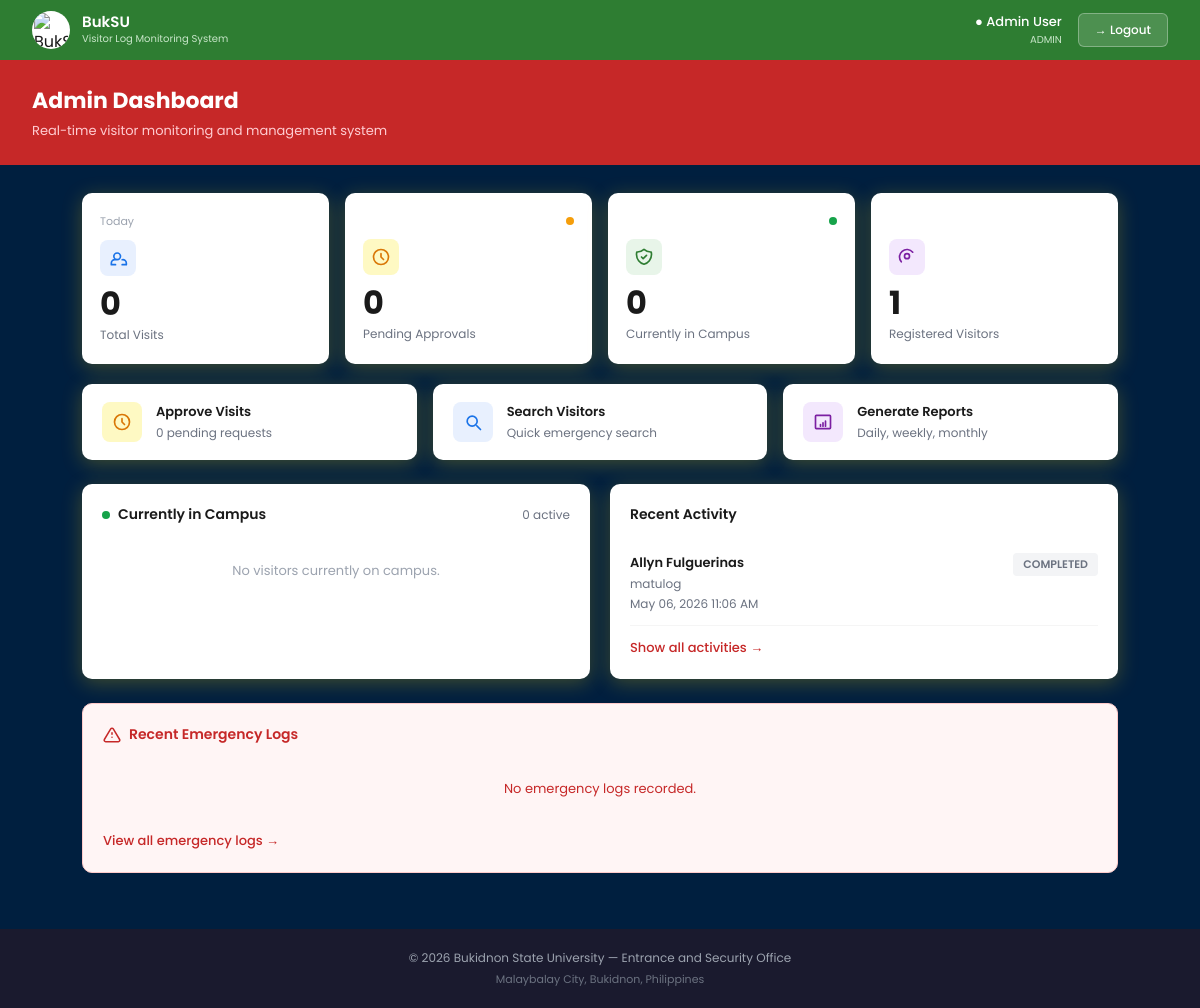
/admin_dashboard.php (signed in), run on the app's committed database.
### tables this page shows
CREATE TABLE `visits_log` (
  `id` int(11) NOT NULL,
  `visitor_id` int(11) DEFAULT NULL,
  `approved_by` int(11) DEFAULT NULL,
  `purpose` text DEFAULT NULL,
  `destination` varchar(100) DEFAULT NULL,
  `person_to_visit` varchar(150) DEFAULT NULL,
  `appointment_date` date DEFAULT NULL,
  `status` enum('pending','approved','rejected','completed') DEFAULT 'pending',
  `created_at` timestamp NOT NULL DEFAULT current_timestamp()
);

CREATE TABLE `visitors` (
  `id` int(11) NOT NULL,
  `full_name` varchar(100) DEFAULT NULL,
  `address` text DEFAULT NULL,
  `contact_number` varchar(20) DEFAULT NULL,
  `email` varchar(100) DEFAULT NULL,
  `created_at` timestamp NOT NULL DEFAULT current_timestamp()
);

### admin_dashboard.php (the view, shortened to what this page needs)
<?php
$host = "localhost";
$db   = "buksuvisitorslogdb";
$user = "root";
$pass = "";
$conn = new mysqli($host, $user, $pass, $db);
$res = $conn->query("
    SELECT COUNT(*) AS total
    FROM visits_log
    WHERE DATE(created_at) = CURDATE()
    and status = 'approved'
");
$total_visits = $res->fetch_assoc()['total'];
$res = $conn->query("
    SELECT COUNT(*) AS total
    FROM visits_log
    WHERE status = 'pending'
");
$pending_approvals = $res->fetch_assoc()['total'];
$res = $conn->query("
    SELECT COUNT(*) AS total
    FROM visits_log
    WHERE status = 'approved'
");
$currently_inside = $res->fetch_assoc()['total'];
$res = $conn->query("
    SELECT COUNT(*) AS total
    FROM visitors
");
$registered = $res->fetch_assoc()['total'];
$campus_result = $conn->query("
    SELECT
        vl.id,
        v.full_name,
        vl.purpose,
        vl.destination,
        vl.created_at
    FROM visits_log vl
    JOIN visitors v ON v.id = vl.visitor_id
    WHERE vl.status = 'approved'
    ORDER BY vl.created_at DESC
    LIMIT 5
");
$activity_result = $conn->query("
    SELECT
        v.full_name,
        vl.purpose,
        vl.status,
        vl.created_at
    FROM visits_log vl
    JOIN visitors v ON v.id = vl.visitor_id
    ORDER BY vl.created_at DESC
    LIMIT 5
");
$emergency_result = $conn->query("
    SELECT
        el.description,
        el.action_taken,
        el.created_at
    FROM emergency_logs el
    ORDER BY el.created_at DESC
    LIMIT 3
");
?>
<!DOCTYPE html>
<html lang="en">
<head>
</head>
<body>
  <nav class="navbar">
    <div class="navbar-left">
      <div class="navbar-logo">
      <img src="Assets/Shield.png" alt="BukSU Logo" />
      </div>
      <div class="navbar-title">
        <h2>BukSU</h2>
        <p>Visitor Log Monitoring System</p>
      </div>
    </div>
    <div class="navbar-right">
      <div class="navbar-admin">
        <p>&#9679; Admin User</p>
        <span>ADMIN</span>
      </div>
      <form action="logout.php" method="POST">
        <button type="submit" class="btn-logout">&#8594; Logout</button>
      </form>
    </div>
  </nav>
  <div class="hero-banner">
    <h1>Admin Dashboard</h1>
    <p>Real-time visitor monitoring and management system</p>
  </div>
  <div class="main">
    <div class="stats">
      <div class="stat-card">
        <div class="stat-label"><span>Today</span></div>
        <div class="stat-icon icon-blue">
          <svg xmlns="http://www.w3.org/2000/svg" fill="none" viewBox="0 0 24 24" stroke="currentColor" stroke-width="2">
            <path stroke-linecap="round" stroke-linejoin="round" d="M17 20h5v-2a4 4 0 00-5-3.87M9 20H4v-2a4 4 0 015-3.87m6-4.13a4 4 0 11-8 0 4 4 0 018 0z"/>
          </svg>
        </div>
        <div class="stat-number"><?php echo $total_visits; ?></div>
        <div class="stat-title">Total Visits</div>
      </div>
      <div class="stat-card">
        <div class="stat-label"><span></span><span class="dot dot-yellow"></span></div>
        <div class="stat-icon icon-yellow">
          <svg xmlns="http://www.w3.org/2000/svg" fill="none" viewBox="0 0 24 24" stroke="currentColor" stroke-width="2">
            <path stroke-linecap="round" stroke-linejoin="round" d="M12 8v4l3 3m6-3a9 9 0 11-18 0 9 9 0 0118 0z"/>
          </svg>
        </div>
        <div class="stat-number"><?php echo $pending_approvals; ?></div>
        <div class="stat-title">Pending Approvals</div>
      </div>
      <div class="stat-card">
        <div class="stat-label"><span></span><span class="dot dot-green"></span></div>
        <div class="stat-icon icon-green">
        </div>
        <div class="stat-number"><?php echo $currently_inside; ?></div>
        <div class="stat-title">Currently in Campus</div>
      </div>
      <div class="stat-card">
        <div class="stat-label"><span></span></div>
        <div class="stat-icon icon-purple">
          <svg xmlns="http://www.w3.org/2000/svg" fill="none" viewBox="0 0 24 24" stroke="currentColor" stroke-width="2">
            <path stroke-linecap="round" stroke-linejoin="round" d="M5.121 17.804A9 9 0 1118.88 6.196M15 11a3 3 0 11-6 0 3 3 0 016 0z"/>
          </svg>
        </div>
        <div class="stat-number"><?php echo $registered; ?></div>
        <div class="stat-title">Registered Visitors</div>
      </div>
    </div>
    <div class="quick-actions">
      <a href="approvals.php" class="action-card">
        <div class="action-icon icon-yellow">
          <svg xmlns="http://www.w3.org/2000/svg" fill="none" viewBox="0 0 24 24" stroke="currentColor" stroke-width="2">
            <path stroke-linecap="round" stroke-linejoin="round" d="M12 8v4l3 3m6-3a9 9 0 11-18 0 9 9 0 0118 0z"/>
          </svg>
        </div>
        <div class="action-text">
          <h3>Approve Visits</h3>
          <p><?php echo $pending_approvals; ?> pending request<?php echo $pending_approvals != 1 ? 's' : ''; ?></p>
        </div>
      </a>
      <a href="emergency_search.php" class="action-card">
        <div class="action-icon icon-blue">
          <svg xmlns="http://www.w3.org/2000/svg" fill="none" viewBox="0 0 24 24" stroke="currentColor" stroke-width="2">
            <path stroke-linecap="round" stroke-linejoin="round" d="M21 21l-4.35-4.35M17 11A6 6 0 115 11a6 6 0 0112 0z"/>
          </svg>
        </div>
        <div class="action-text">
          <h3>Search Visitors</h3>
          <p>Quick emergency search</p>
        </div>
      </a>
      <a href="reports.php" class="action-card">
        <div class="action-icon icon-purple">
          <svg xmlns="http://www.w3.org/2000/svg" fill="none" viewBox="0 0 24 24" stroke="currentColor" stroke-width="2">
            <path stroke-linecap="round" stroke-linejoin="round" d="M9 17v-2m3 2v-4m3 4v-6M4 20h16a1 1 0 001-1V5a1 1 0 00-1-1H4a1 1 0 00-1 1v14a1 1 0 001 1z"/>
          </svg>
        </div>
        <div class="action-text">
          <h3>Generate Reports</h3>
          <p>Daily, weekly, monthly</p>
        </div>
      </a>
    </div>
    <div class="two-col">
      <div class="panel">
        <div class="panel-header">
          <span class="panel-title-dot">Currently in Campus</span>
          <span class="panel-count"><?php echo $currently_inside; ?> active</span>
        </div>
        <?php if ($campus_result->num_rows > 0): ?>
          <?php while ($v = $campus_result->fetch_assoc()): ?>
          <div class="visitor-card">
            <div class="visitor-card-top">
              <strong><?php echo htmlspecialchars($v['full_name']); ?></strong>
              <span class="badge-active">ACTIVE</span>
            </div>
            <p><b>Purpose:</b> <?php echo htmlspecialchars($v['purpose']); ?></p>
            <p><b>Destination:</b> <?php echo htmlspecialchars($v['destination']); ?></p>
            <p>Checked in: <?php echo date('h:i A', strtotime($v['created_at'])); ?></p>
            <form method="POST" action="admin_dashboard.php" onsubmit="return confirm('Are you sure you want to check out this visitor?');">
              <input type="hidden" name="visit_id" value="<?php echo intval($v['id']); ?>" />
              <input type="hidden" name="action" value="checkout" />
              <button type="submit" class="btn-checkout">Check Out</button>
            </form>
          </div>
          <?php endwhile; ?>
        <?php else: ?>
          <p class="empty-state">No visitors currently on campus.</p>
        <?php endif; ?>
      </div>
      <div class="panel">
        <div class="panel-header">
          <span class="panel-title-plain">Recent Activity</span>
        </div>
        <?php if ($activity_result->num_rows > 0): ?>
          <?php while ($a = $activity_result->fetch_assoc()):
            if ($a['status'] == 'pending')        $badge_class = 'badge-pending';
            elseif ($a['status'] == 'approved')   $badge_class = 'badge-approved';
            elseif ($a['status'] == 'rejected')   $badge_class = 'badge-rejected';
            elseif ($a['status'] == 'completed')  $badge_class = 'badge-completed';
            else                                   $badge_class = '';
          ?>
          <div class="activity-item">
            <div class="activity-info">
              <strong><?php echo htmlspecialchars($a['full_name']); ?></strong>
              <p><?php echo htmlspecialchars($a['purpose']); ?></p>
              <p><?php echo date('M d, Y h:i A', strtotime($a['created_at'])); ?></p>
            </div>
            <span class="badge <?php echo $badge_class; ?>"><?php echo strtoupper($a['status']); ?></span>
          </div>
          <?php endwhile; ?>
          <a href="admin_activities.php" class="view-all">Show all activities &#8594;</a>
        <?php else: ?>
          <p class="empty-state">No recent activity.</p>
        <?php endif; ?>
      </div>
    </div>
    <div class="emergency-panel">
      <div class="emergency-header">
        <svg xmlns="http://www.w3.org/2000/svg" fill="none" viewBox="0 0 24 24" stroke="currentColor" stroke-width="2">
          <path stroke-linecap="round" stroke-linejoin="round" d="M12 9v2m0 4h.01M10.29 3.86L1.82 18a2 2 0 001.71 3h16.94a2 2 0 001.71-3L13.71 3.86a2 2 0 00-3.42 0z"/>
        </svg>
        <h3>Recent Emergency Logs</h3>
      </div>
      <?php if ($emergency_result->num_rows > 0): ?>
        <?php while ($e = $emergency_result->fetch_assoc()): ?>
        <div class="emergency-item">
          <div class="e-title"><?php echo htmlspecialchars($e['description']); ?></div>
          <div class="e-action"><b>Action Taken:</b> <?php echo htmlspecialchars($e['action_taken']); ?></div>
          <div class="e-time"><?php echo date('M d, Y h:i A', strtotime($e['created_at'])); ?></div>
        </div>
        <?php endwhile; ?>
      <?php else: ?>
        <p class="empty-state" style="color:#c62828;">No emergency logs recorded.</p>
      <?php endif; ?>
      <a href="emergency_logs.php" class="view-all">View all emergency logs &#8594;</a>
    </div>
  </div>
  <footer class="footer">
    <p>&copy; <?php echo date('Y'); ?> Bukidnon State University &mdash; Entrance and Security Office</p>
    <p>Malaybalay City, Bukidnon, Philippines</p>
  </footer>
</body>
</html>

### data on the page
visits_log: visitor.full_name "Allyn Fulguerinas", purpose "matulog", created_at "May 06, 2026 11:06 AM", status "COMPLETED"

### other printed values
$total_visits "0"
$pending_approvals "0"
$currently_inside "0"
$registered "1"
